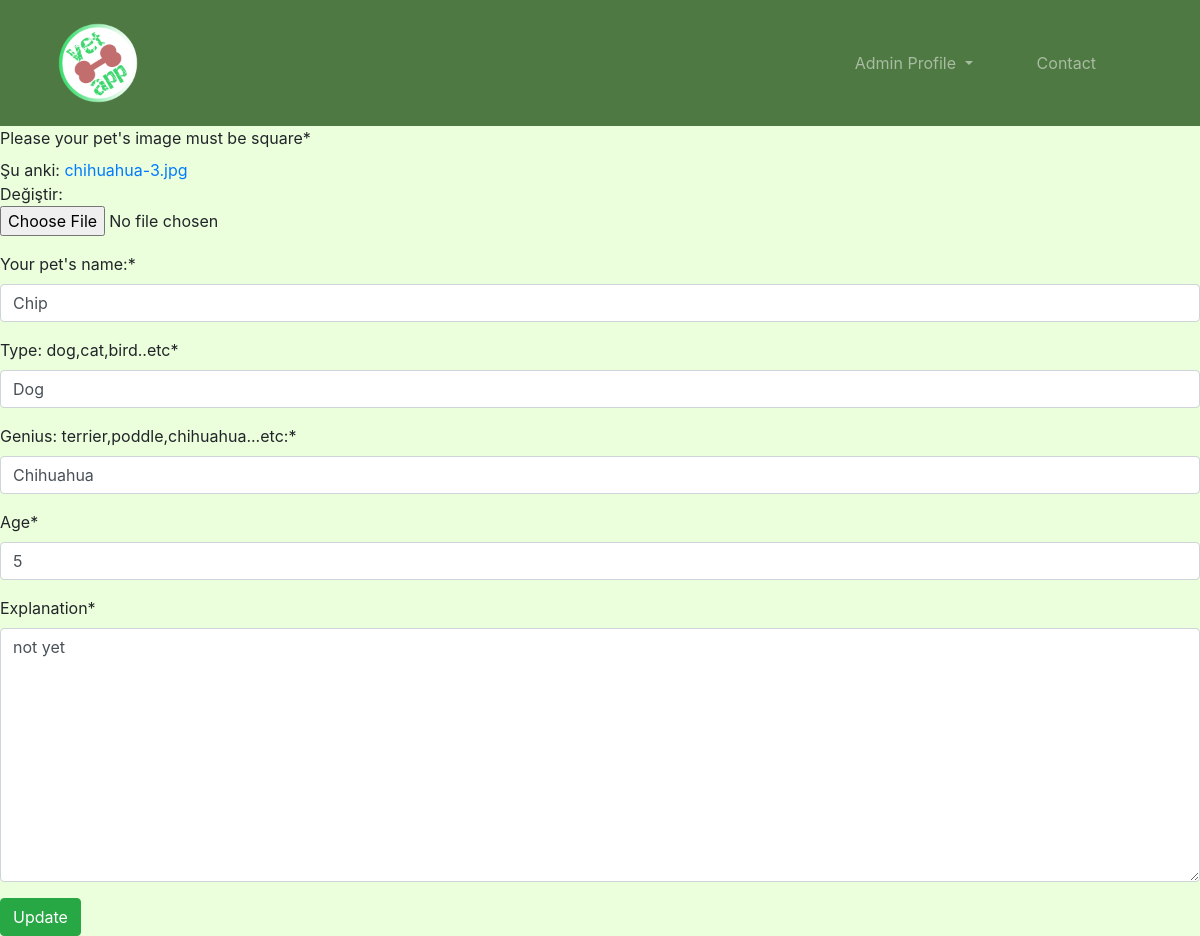
The app's page /pet/update/37 (signed in) with its own data.
### pet/models.py (models this page shows)
class Pet(models.Model):
    petowner = models.ForeignKey("auth.user", on_delete=models.CASCADE)
    image = models.FileField(null=True, blank=True, verbose_name="Image")
    type = models.CharField(max_length=20, verbose_name="Type")
    genius = models.CharField(max_length=20, verbose_name="Genius")
    name = models.CharField(max_length=20, verbose_name="Name")
    age = models.CharField(max_length=4, verbose_name="Age")
    explanation = models.TextField(verbose_name="Explanation")
    created_date = models.DateField(auto_now_add=True, verbose_name="Created Date")

### pet/views.py (the view)
# urls.py: path('update/<int:id>', views.update, name="update"),
@login_required(login_url="user:login")
@user_passes_test(lambda u: u.is_superuser)
def update(request, id):
    pet = get_object_or_404(Pet, id=id)
    form = PetForm(request.POST or None, request.FILES or None, instance=pet)
    if form.is_valid():
        form.save(commit=False)
        pet.save()
        return redirect("pet:pets")
    return render(request, "update.html", {"form":form})

### pet/forms.py
class PetForm(forms.ModelForm):
    name = forms.CharField(label="Your pet's name:")
    type = forms.CharField(label="Type: dog,cat,bird..etc")
    genius = forms.CharField(label="Genius: terrier,poddle,chihuahua...etc:")
    image = forms.FileField(label="Please your pet's image must be square")
    class Meta:
        model = Pet
        fields = ["image", "name", "type", "genius", "age", "explanation"]

### templates/update.html (shortened to what this page needs)
{% extends "base.html" %}
{% block body %}
{% load crispy_forms_tags %}
    <form method="POST" enctype="multipart/form-data">
        {{form|crispy}}
        <button type="submit" class="btn btn-success">Update</button>
    </form>
{% endblock %}

### records on screen
Pet: name "Chip", type "Dog", genius "Chihuahua", age "5", explanation "not yet"
